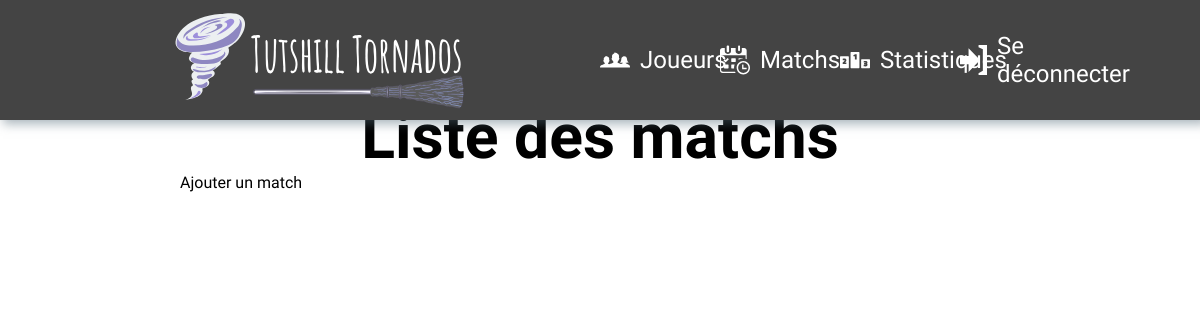
The page /html-php/match/matchs.php on the database as committed earlier.
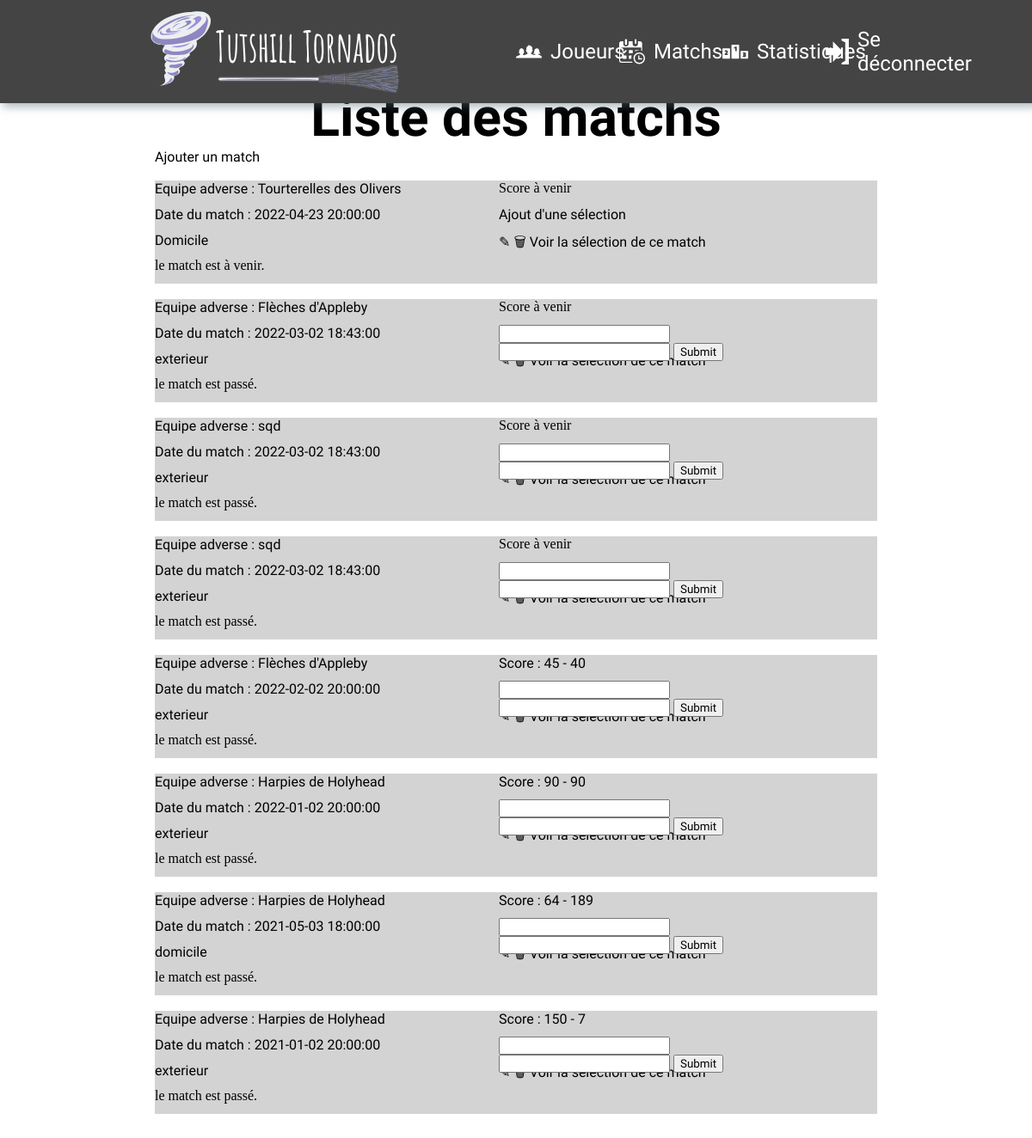
The same page on the database as committed later.
### tables this page shows
CREATE TABLE IF NOT EXISTS `match_` (
  `Id_match_` int(11) NOT NULL AUTO_INCREMENT,
  `date_match` date DEFAULT NULL,
  `heure_match` time DEFAULT NULL,
  `equipe_adverse` varchar(50) DEFAULT NULL,
  `lieu` varchar(10) DEFAULT NULL,
  `score_equipe` int(11) DEFAULT NULL,
  `score_adverse` int(11) DEFAULT NULL,
  PRIMARY KEY (`Id_match_`)
);

### html-php/match/fonctions_match.php (the view, shortened to what this page needs)
<?php
    function afficher_match($pdo){
        $sql = "select * from match_ order by date_match desc, heure_match desc";
        $prep = $pdo->prepare($sql);
        $prep -> execute();
        $resultat = $prep->fetchAll();
        foreach($resultat as $match){
            echo '
            <div class="ligne_grille">
                <div class="date">
                    <p>Date du match : '.$match["date_match"].' '.$match["heure_match"].'</p>
                </div>
                <div class="equipe">
                    <p>Equipe adverse : '.$match["equipe_adverse"].'</p>
                </div>
                <div class="lieu">
                    <p>'.$match["lieu"].'</p>
                </div>';
                if (empty($match["score_equipe"]) || empty($match["score_adverse"])) {
                    echo 'Score à venir';
                } else {
                    echo
                    '<div class="score_equipe">
                        <p>Score : '.$match["score_equipe"].' - '.$match["score_adverse"].'</p>
                    </div>';
                }
                echo '
                <div class="footer">
                    <a href="./match_formulaire.php?v1='.$match["Id_match_"].'&v2='.$match["date_match"].'&v3='.$match["heure_match"].'&v4='.$match["lieu"].'&v5='.$match["score_equipe"].'&v6='.$match["score_adverse"].'&v7='.$match["equipe_adverse"].'
                    ">✎</a>
                    <a href="./matchs.php?idsupp='.$match["Id_match_"].'">🗑</a>
                    <a href="../selections/voir_selection_match?idmatch='.$match["Id_match_"].'">Voir la sélection de ce match</a>
                </div>
                ';
                if($match["date_match"] < date("Y-m-d")){
                    echo '<div class="joué">le match est passé.</div>';
                    echo '<form action="matchs.php" method="post" id="ajout_score">
                    <input type="number" name="score_equipe">
                    <input type="number" name="score_adversaire">
                    <input type="text" name="id_match" value="'.$match["Id_match_"].'" hidden>
                    <input type="submit">
                    </form>  ';
                }else{
                    echo '<div class="joué">le match est à venir.</div>';
                    echo '<a href="../selections/selection_match.php?idmatch='.$match["Id_match_"].'" id="ajout_selection">Ajout d\'une sélection</a>';
                }
            echo'</div><br>';
        }
    }
?>

Rows that differ between the two databases and show on the page:
added match_: date_match "2022-04-23", heure_match "20:00:00", equipe_adverse "Tourterelles des Olivers", lieu "Domicile", shows "Score à venir"
added match_: date_match "2022-03-02", heure_match "18:43:00", equipe_adverse "Flèches d'Appleby", lieu "exterieur", score_equipe "Score à venir"
added match_: date_match "2022-03-02", heure_match "18:43:00", equipe_adverse "sqd", lieu "exterieur", shows "Score à venir"
added match_: date_match "2022-03-02", heure_match "18:43:00", equipe_adverse "sqd", lieu "exterieur", shows "Score à venir"
added match_: date_match "2022-02-02", heure_match "20:00:00", equipe_adverse "Flèches d'Appleby", lieu "exterieur", score_equipe "45", score_adverse "40"
added match_: date_match "2022-01-02", heure_match "20:00:00", equipe_adverse "Harpies de Holyhead", lieu "exterieur", score_equipe "90", score_adverse "90"
added match_: date_match "2021-05-03", heure_match "18:00:00", equipe_adverse "Harpies de Holyhead", lieu "domicile", score_equipe "64", score_adverse "189"
added match_: date_match "2021-01-02", heure_match "20:00:00", equipe_adverse "Harpies de Holyhead", lieu "exterieur", score_equipe "150", score_adverse "7"
